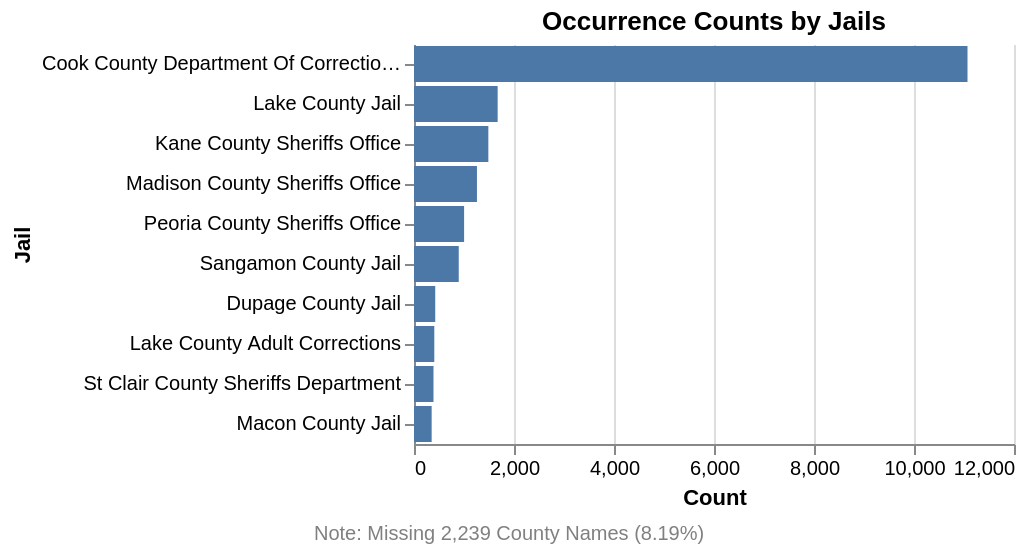

Source (notebook cell):
### Code cell
top_prisons = (
    samples_df.select(
        pl.col("Cleaned Facility Name").value_counts(sort=True)
    )
    .unnest("Cleaned Facility Name")
    .head(11)
    )

top_prisons = top_prisons.filter(pl.col("Cleaned Facility Name") != "")

# Footnote as a separate text chart
footnote = alt.Chart(pl.DataFrame({
    "text": ["Note: Missing 2,239 County Names (8.19%)"],
    "x": [0],
    "y": [0]
})).mark_text(
    align="left",
    baseline="bottom",
    fontSize=10,
    dx=0,
    dy=20,  # distance below the main chart area
    color="gray"
).encode(
    x=alt.value(-50),
    y=alt.value(230),  # just below the chart (chart height + some offset)
    text="text:N"
)

top_prisons_chart = alt.Chart(top_prisons).mark_bar().encode(
    x=alt.X("count:Q", title="Count"),
    y=alt.Y("Cleaned Facility Name:N", title="Jail").sort('-x')
).properties(
    title="Occurrence Counts by Jails"
)

# Use layering to draw the footnote over/under the chart
top_prisons_chart = alt.layer(
    top_prisons_chart,
    footnote
).configure_view(
    stroke=None  # removes box around the chart
)

top_prisons_chart

### Figure 1 — Vega-Lite specification as saved in the notebook (floating-point values rounded to 4 significant figures)
{"config": {"view": {"continuousWidth": 300, "continuousHeight": 300, "stroke": null}}, "layer": [{"data": {"name": "data-474db08f52ee3961b5aae57397353156"}, "mark": {"type": "bar"}, "encoding": {"x": {"field": "count", "title": "Count", "type": "quantitative"}, "y": {"field": "Cleaned Facility Name", "sort": "-x", "title": "Jail", "type": "nominal"}}, "title": "Occurrence Counts by Jails"}, {"data": {"name": "data-16303e6d7f3cd84a4483a32f18c110c7"}, "mark": {"type": "text", "align": "left", "baseline": "bottom", "color": "gray", "dx": 0, "dy": 20, "fontSize": 10}, "encoding": {"text": {"field": "text", "type": "nominal"}, "x": {"value": -50}, "y": {"value": 230}}}], "$schema": "https://vega.github.io/schema/vega-lite/v5.20.1.json", "datasets": {"data-474db08f52ee3961b5aae57397353156": [{"Cleaned Facility Name": "Cook County Department Of Corrections", "count": 11070}, {"Cleaned Facility Name": "Lake County Jail", "count": 1673}, {"Cleaned Facility Name": "Kane County Sheriffs Office", "count": 1487}, {"Cleaned Facility Name": "Madison County Sheriffs Office", "count": 1259}, {"Cleaned Facility Name": "Peoria County Sheriffs Office", "count": 1002}, {"Cleaned Facility Name": "Sangamon County Jail", "count": 895}, {"Cleaned Facility Name": "Dupage County Jail", "count": 425}, {"Cleaned Facility Name": "Lake County Adult Corrections", "count": 406}, {"Cleaned Facility Name": "St Clair County Sheriffs Department", "count": 390}, {"Cleaned Facility Name": "Macon County Jail", "count": 353}], "data-16303e6d7f3cd84a4483a32f18c110c7": [{"text": "Note: Missing 2,239 County Names (8.19%)", "x": 0, "y": 0}]}}
